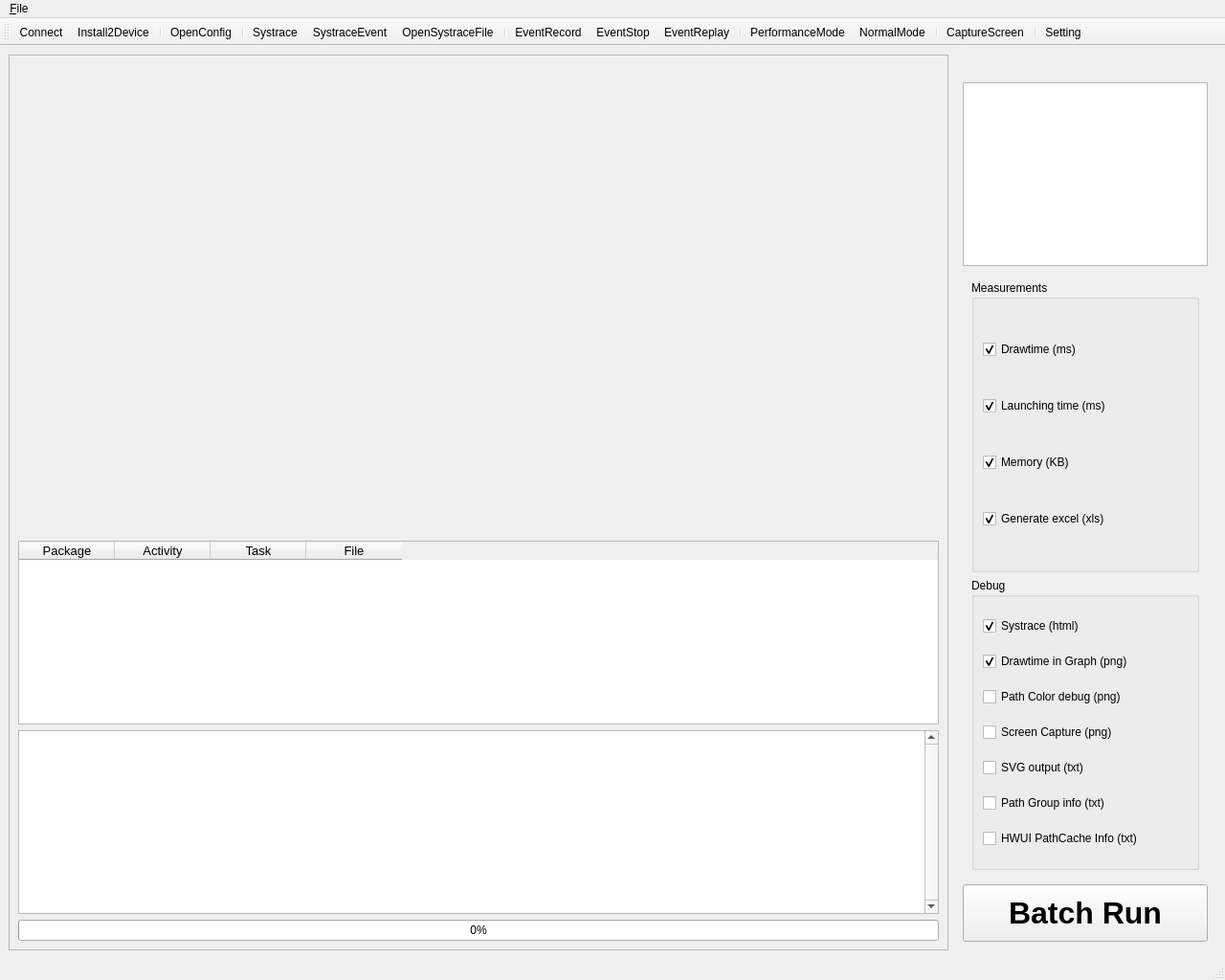
<?xml version="1.0" encoding="UTF-8"?>
<ui version="4.0">
 <class>MainWindow</class>
 <widget class="QMainWindow" name="MainWindow">
  <property name="geometry">
   <rect>
    <x>0</x>
    <y>0</y>
    <width>1280</width>
    <height>1024</height>
   </rect>
  </property>
  <property name="sizePolicy">
   <sizepolicy hsizetype="Fixed" vsizetype="Fixed">
    <horstretch>0</horstretch>
    <verstretch>0</verstretch>
   </sizepolicy>
  </property>
  <property name="maximumSize">
   <size>
    <width>1280</width>
    <height>1024</height>
   </size>
  </property>
  <property name="windowTitle">
   <string>MainWindow</string>
  </property>
  <widget class="QWidget" name="centralwidget">
   <layout class="QHBoxLayout" name="horizontalLayout">
    <item>
     <widget class="QFrame" name="frame">
      <property name="frameShape">
       <enum>QFrame::StyledPanel</enum>
      </property>
      <property name="frameShadow">
       <enum>QFrame::Raised</enum>
      </property>
      <layout class="QVBoxLayout" name="verticalLayout_2">
       <item>
        <widget class="QWidget" name="widget_2" native="true">
         <property name="sizePolicy">
          <sizepolicy hsizetype="Preferred" vsizetype="Expanding">
           <horstretch>0</horstretch>
           <verstretch>0</verstretch>
          </sizepolicy>
         </property>
        </widget>
       </item>
       <item>
        <widget class="QTableWidget" name="tableWidget">
         <property name="sizePolicy">
          <sizepolicy hsizetype="Expanding" vsizetype="Minimum">
           <horstretch>0</horstretch>
           <verstretch>0</verstretch>
          </sizepolicy>
         </property>
         <property name="font">
          <font>
           <pointsize>10</pointsize>
          </font>
         </property>
         <column>
          <property name="text">
           <string>Package</string>
          </property>
         </column>
         <column>
          <property name="text">
           <string>Activity</string>
          </property>
         </column>
         <column>
          <property name="text">
           <string>Task</string>
          </property>
         </column>
         <column>
          <property name="text">
           <string>File</string>
          </property>
         </column>
        </widget>
       </item>
       <item>
        <widget class="QTextEdit" name="statusTextEdit">
         <property name="sizePolicy">
          <sizepolicy hsizetype="Expanding" vsizetype="Minimum">
           <horstretch>0</horstretch>
           <verstretch>0</verstretch>
          </sizepolicy>
         </property>
         <property name="font">
          <font>
           <pointsize>9</pointsize>
          </font>
         </property>
         <property name="verticalScrollBarPolicy">
          <enum>Qt::ScrollBarAlwaysOn</enum>
         </property>
         <property name="readOnly">
          <bool>true</bool>
         </property>
        </widget>
       </item>
       <item>
        <widget class="QProgressBar" name="progressBar">
         <property name="value">
          <number>0</number>
         </property>
        </widget>
       </item>
      </layout>
     </widget>
    </item>
    <item>
     <widget class="QWidget" name="widget_right" native="true">
      <property name="sizePolicy">
       <sizepolicy hsizetype="Fixed" vsizetype="Expanding">
        <horstretch>0</horstretch>
        <verstretch>0</verstretch>
       </sizepolicy>
      </property>
      <property name="minimumSize">
       <size>
        <width>0</width>
        <height>0</height>
       </size>
      </property>
      <layout class="QVBoxLayout" name="verticalLayout">
       <item>
        <widget class="QLabel" name="label">
         <property name="frameShape">
          <enum>QFrame::NoFrame</enum>
         </property>
         <property name="text">
          <string/>
         </property>
         <property name="pixmap">
          <pixmap>../EmbedQtChart/resources/AnalyzerLogo300.jpg</pixmap>
         </property>
         <property name="scaledContents">
          <bool>true</bool>
         </property>
        </widget>
       </item>
       <item>
        <widget class="QListWidget" name="listWidget">
         <property name="sizePolicy">
          <sizepolicy hsizetype="Expanding" vsizetype="Preferred">
           <horstretch>0</horstretch>
           <verstretch>0</verstretch>
          </sizepolicy>
         </property>
         <property name="font">
          <font>
           <family>Ubuntu Condensed</family>
           <pointsize>12</pointsize>
           <weight>50</weight>
           <bold>false</bold>
          </font>
         </property>
        </widget>
       </item>
       <item>
        <widget class="QWidget" name="widget" native="true">
         <property name="sizePolicy">
          <sizepolicy hsizetype="Preferred" vsizetype="Expanding">
           <horstretch>0</horstretch>
           <verstretch>0</verstretch>
          </sizepolicy>
         </property>
         <layout class="QVBoxLayout" name="verticalLayout_3">
          <item>
           <widget class="QGroupBox" name="groupBox">
            <property name="sizePolicy">
             <sizepolicy hsizetype="Preferred" vsizetype="Preferred">
              <horstretch>0</horstretch>
              <verstretch>0</verstretch>
             </sizepolicy>
            </property>
            <property name="title">
             <string>Measurements</string>
            </property>
            <layout class="QVBoxLayout" name="verticalLayout_4">
             <item>
              <widget class="QCheckBox" name="chkboxBENMK_Drawtime">
               <property name="text">
                <string>Drawtime (ms)</string>
               </property>
               <property name="checked">
                <bool>true</bool>
               </property>
              </widget>
             </item>
             <item>
              <widget class="QCheckBox" name="chkboxBENMK_Launching">
               <property name="text">
                <string>Launching time (ms)</string>
               </property>
               <property name="checked">
                <bool>true</bool>
               </property>
              </widget>
             </item>
             <item>
              <widget class="QCheckBox" name="chkboxBENMK_Memory">
               <property name="text">
                <string>Memory (KB)</string>
               </property>
               <property name="checked">
                <bool>true</bool>
               </property>
              </widget>
             </item>
             <item>
              <widget class="QCheckBox" name="chkboxDEBUG_Excel">
               <property name="text">
                <string>Generate excel (xls)</string>
               </property>
               <property name="checked">
                <bool>true</bool>
               </property>
              </widget>
             </item>
            </layout>
           </widget>
          </item>
          <item>
           <widget class="QGroupBox" name="groupBox_2">
            <property name="title">
             <string>Debug</string>
            </property>
            <layout class="QVBoxLayout" name="verticalLayout_5">
             <item>
              <widget class="QCheckBox" name="chkboxDEBUG_Systrace">
               <property name="text">
                <string>Systrace (html)</string>
               </property>
               <property name="checked">
                <bool>true</bool>
               </property>
              </widget>
             </item>
             <item>
              <widget class="QCheckBox" name="chkboxDEBUG_DrawtimeGraph">
               <property name="enabled">
                <bool>true</bool>
               </property>
               <property name="acceptDrops">
                <bool>false</bool>
               </property>
               <property name="text">
                <string>Drawtime in Graph (png)</string>
               </property>
               <property name="checked">
                <bool>true</bool>
               </property>
              </widget>
             </item>
             <item>
              <widget class="QCheckBox" name="chkboxDEBUG_ColorDebug">
               <property name="enabled">
                <bool>true</bool>
               </property>
               <property name="acceptDrops">
                <bool>false</bool>
               </property>
               <property name="text">
                <string>Path Color debug (png)</string>
               </property>
               <property name="checked">
                <bool>false</bool>
               </property>
              </widget>
             </item>
             <item>
              <widget class="QCheckBox" name="chkboxDEBUG_ScreenCapture">
               <property name="text">
                <string>Screen Capture (png)</string>
               </property>
               <property name="checked">
                <bool>false</bool>
               </property>
              </widget>
             </item>
             <item>
              <widget class="QCheckBox" name="chkboxDEBUG_SVG">
               <property name="text">
                <string>SVG output (txt)</string>
               </property>
               <property name="checked">
                <bool>false</bool>
               </property>
              </widget>
             </item>
             <item>
              <widget class="QCheckBox" name="chkboxDEBUG_PathGroupInfo">
               <property name="text">
                <string>Path Group info (txt)</string>
               </property>
               <property name="checked">
                <bool>false</bool>
               </property>
              </widget>
             </item>
             <item>
              <widget class="QCheckBox" name="chkboxDEBUG_PathCacheInfo">
               <property name="text">
                <string>HWUI PathCache Info (txt)</string>
               </property>
               <property name="checked">
                <bool>false</bool>
               </property>
              </widget>
             </item>
            </layout>
           </widget>
          </item>
         </layout>
        </widget>
       </item>
       <item>
        <widget class="QWidget" name="widget_button" native="true">
         <property name="sizePolicy">
          <sizepolicy hsizetype="Expanding" vsizetype="Preferred">
           <horstretch>0</horstretch>
           <verstretch>0</verstretch>
          </sizepolicy>
         </property>
         <property name="minimumSize">
          <size>
           <width>0</width>
           <height>60</height>
          </size>
         </property>
         <layout class="QHBoxLayout" name="horizontalLayout_2">
          <property name="margin">
           <number>0</number>
          </property>
          <item>
           <widget class="QPushButton" name="pushButton_Start">
            <property name="sizePolicy">
             <sizepolicy hsizetype="Minimum" vsizetype="Preferred">
              <horstretch>0</horstretch>
              <verstretch>0</verstretch>
             </sizepolicy>
            </property>
            <property name="maximumSize">
             <size>
              <width>16777215</width>
              <height>60</height>
             </size>
            </property>
            <property name="font">
             <font>
              <pointsize>24</pointsize>
              <weight>75</weight>
              <italic>false</italic>
              <bold>true</bold>
             </font>
            </property>
            <property name="text">
             <string>Batch Run</string>
            </property>
           </widget>
          </item>
         </layout>
        </widget>
       </item>
      </layout>
     </widget>
    </item>
   </layout>
  </widget>
  <widget class="QMenuBar" name="menubar">
   <property name="geometry">
    <rect>
     <x>0</x>
     <y>0</y>
     <width>1280</width>
     <height>25</height>
    </rect>
   </property>
   <widget class="QMenu" name="menu_File">
    <property name="title">
     <string>&amp;File</string>
    </property>
    <addaction name="actionConnect"/>
   </widget>
   <addaction name="menu_File"/>
  </widget>
  <widget class="QStatusBar" name="statusbar"/>
  <widget class="QToolBar" name="toolBar">
   <property name="windowTitle">
    <string>toolBar</string>
   </property>
   <property name="iconSize">
    <size>
     <width>48</width>
     <height>48</height>
    </size>
   </property>
   <attribute name="toolBarArea">
    <enum>TopToolBarArea</enum>
   </attribute>
   <attribute name="toolBarBreak">
    <bool>false</bool>
   </attribute>
   <addaction name="actionConnect"/>
   <addaction name="actionInstall2Device"/>
   <addaction name="separator"/>
   <addaction name="actionOpenConfig"/>
   <addaction name="separator"/>
   <addaction name="actionSystrace"/>
   <addaction name="actionSystraceEvent"/>
   <addaction name="actionOpenSystraceFile"/>
   <addaction name="separator"/>
   <addaction name="actionEventRecord"/>
   <addaction name="actionEventStop"/>
   <addaction name="actionEventReplay"/>
   <addaction name="separator"/>
   <addaction name="actionPerformanceMode"/>
   <addaction name="actionNormalMode"/>
   <addaction name="separator"/>
   <addaction name="actionCaptureScreen"/>
   <addaction name="separator"/>
   <addaction name="actionSetting"/>
  </widget>
  <action name="actionConnect">
   <property name="icon">
    <iconset resource="benchmk.qrc">
     <normaloff>:/basic/resources/icons/plug42.png</normaloff>
     <normalon>:/basic/icons/plug42.png</normalon>:/basic/resources/icons/plug42.png</iconset>
   </property>
   <property name="text">
    <string>Connect</string>
   </property>
   <property name="toolTip">
    <string>Connect to devices</string>
   </property>
  </action>
  <action name="actionOpenConfig">
   <property name="icon">
    <iconset>
     <normaloff>resources/icons/folder80.png</normaloff>resources/icons/folder80.png</iconset>
   </property>
   <property name="text">
    <string>OpenConfig</string>
   </property>
   <property name="toolTip">
    <string>Open a config file</string>
   </property>
  </action>
  <action name="actionInstall2Device">
   <property name="icon">
    <iconset resource="benchmk.qrc">
     <normaloff>:/basic/resources/icons/smartphone34.png</normaloff>:/basic/resources/icons/smartphone34.png</iconset>
   </property>
   <property name="text">
    <string>Install2Device</string>
   </property>
   <property name="toolTip">
    <string>Install spr, event and tool to the device</string>
   </property>
  </action>
  <action name="actionSetting">
   <property name="icon">
    <iconset resource="benchmk.qrc">
     <normaloff>:/basic/resources/icons/setting3.png</normaloff>:/basic/resources/icons/setting3.png</iconset>
   </property>
   <property name="text">
    <string>Setting</string>
   </property>
   <property name="toolTip">
    <string>Setting</string>
   </property>
  </action>
  <action name="actionSystrace">
   <property name="icon">
    <iconset resource="benchmk.qrc">
     <normaloff>:/basic/resources/icons/document65.png</normaloff>:/basic/resources/icons/document65.png</iconset>
   </property>
   <property name="text">
    <string>Systrace</string>
   </property>
   <property name="toolTip">
    <string>Analyse systrace</string>
   </property>
  </action>
  <action name="actionOpenSystraceFile">
   <property name="icon">
    <iconset resource="benchmk.qrc">
     <normaloff>:/basic/resources/icons/folder81.png</normaloff>:/basic/resources/icons/folder81.png</iconset>
   </property>
   <property name="text">
    <string>OpenSystraceFile</string>
   </property>
   <property name="toolTip">
    <string>Open a systrace file in chromium-browser</string>
   </property>
  </action>
  <action name="actionEventRecord">
   <property name="icon">
    <iconset resource="benchmk.qrc">
     <normaloff>:/basic/resources/record.png</normaloff>:/basic/resources/record.png</iconset>
   </property>
   <property name="text">
    <string>EventRecord</string>
   </property>
   <property name="toolTip">
    <string>EventRecord</string>
   </property>
  </action>
  <action name="actionEventStop">
   <property name="icon">
    <iconset resource="benchmk.qrc">
     <normaloff>:/basic/resources/stop.png</normaloff>:/basic/resources/stop.png</iconset>
   </property>
   <property name="text">
    <string>EventStop</string>
   </property>
   <property name="toolTip">
    <string>Stop Event </string>
   </property>
  </action>
  <action name="actionEventReplay">
   <property name="icon">
    <iconset resource="benchmk.qrc">
     <normaloff>:/basic/resources/start.png</normaloff>:/basic/resources/start.png</iconset>
   </property>
   <property name="text">
    <string>EventReplay</string>
   </property>
   <property name="toolTip">
    <string>Replay Event</string>
   </property>
  </action>
  <action name="actionCaptureScreen">
   <property name="icon">
    <iconset resource="benchmk.qrc">
     <normaloff>:/basic/resources/capture.png</normaloff>:/basic/resources/capture.png</iconset>
   </property>
   <property name="text">
    <string>CaptureScreen</string>
   </property>
   <property name="toolTip">
    <string>Screen capture</string>
   </property>
  </action>
  <action name="actionPerformanceMode">
   <property name="icon">
    <iconset resource="benchmk.qrc">
     <normaloff>:/basic/resources/Performance48.png</normaloff>:/basic/resources/Performance48.png</iconset>
   </property>
   <property name="text">
    <string>PerformanceMode</string>
   </property>
   <property name="toolTip">
    <string>Performance Mode</string>
   </property>
  </action>
  <action name="actionNormalMode">
   <property name="icon">
    <iconset resource="benchmk.qrc">
     <normaloff>:/basic/resources/Normal48.png</normaloff>:/basic/resources/Normal48.png</iconset>
   </property>
   <property name="text">
    <string>NormalMode</string>
   </property>
   <property name="toolTip">
    <string>Normal Mode</string>
   </property>
  </action>
  <action name="actionSystraceEvent">
   <property name="icon">
    <iconset resource="benchmk.qrc">
     <normaloff>:/basic/resources/icons/document65.png</normaloff>:/basic/resources/icons/document65.png</iconset>
   </property>
   <property name="text">
    <string>SystraceEvent</string>
   </property>
   <property name="toolTip">
    <string>Systrace an event file</string>
   </property>
  </action>
 </widget>
 <resources>
  <include location="benchmk.qrc"/>
 </resources>
 <connections/>
</ui>
